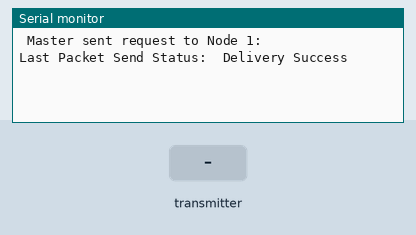
Recording of a sketch running on a simulated ESP32. Shown: the last lines printed to the serial monitor. Inputs (shaded band) come from the test bench.

Above: at 1.2 s.
1.3 s: the transmitter starts sending id = 0
At 1.61 s:
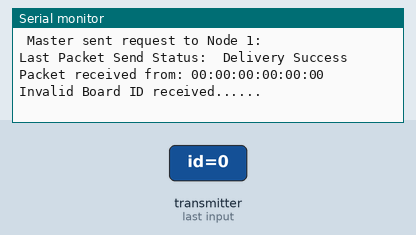
2.8 s: the transmitter starts sending id = 1
At 3.11 s:
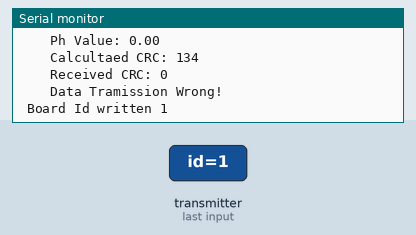
4.3 s: the transmitter starts sending id = 2
At 4.61 s:
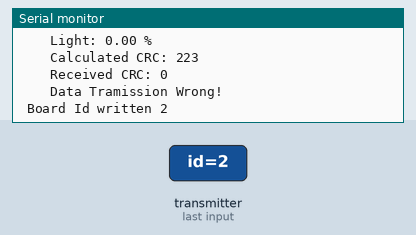
5.8 s: the transmitter starts sending id = 4
At 6.61 s:
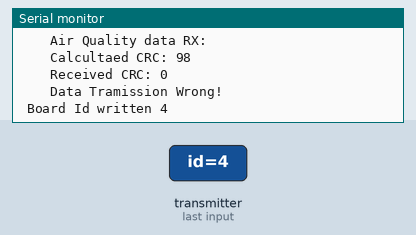
7.3 s: the transmitter starts sending id = 3
At 7.61 s:
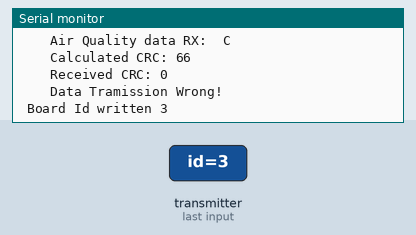
8.8 s: the transmitter starts sending b = 25
Timing chart, 0 to 11.3 s (numbered marks = the images above; inputs shaded):
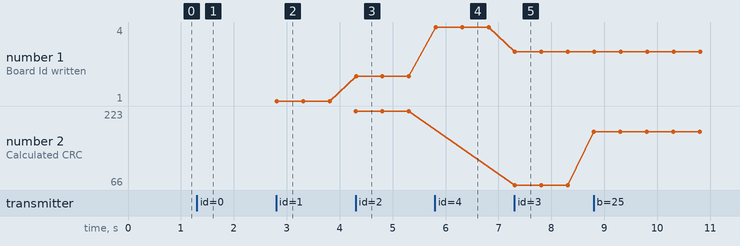

Measured:
- after the input at 1.3 s, the serial monitor: prints a new line at once (image 1)
- after the input at 2.8 s, the serial monitor: prints a new line at once (image 2)
- after the input at 4.3 s, the serial monitor: prints a new line at once (image 3)
- after the input at 5.8 s, the serial monitor: prints a new line at once (image 4)
- after the input at 7.3 s, the serial monitor: prints a new line at once (image 5)
- plotted number 1: 1 → 2 after the input at 4.3 s, 4 → 3 after the input at 7.3 s
- plotted number 2: 223 → 66 after the input at 7.3 s, 66 → 179 after the input at 8.8 s

The sketch:

sketch_oct30b_1slaverxanduarttx.ino
```cpp
//receiver code
#include <esp_now.h>
#include <WiFi.h>
#include <HardwareSerial.h>
#include <BlynkSimpleEsp32.h>
HardwareSerial SerialPort(2); //use UART2

#define UART_TX_PIN 43
#define UART_RX_PIN 44
#define BAUD_RATE 115200

// Structure example to receive data
// Must match the sender structure
typedef struct struct_message
{
    int id;
    // char a[32];
    float b;
    float c;
    char dataRx[36];
    float d;
    // uint8_t crc; //CRC for error checking
    // bool d;
} struct_message;

typedef struct UART_message
{
    int id;
    float b;
    float c;
    char string[36];
    float d;
    uint8_t CRC_checksum; //CRC for error checking
    // bool d;
} UART_message;
UART_message dataUARTSend;
// Create a struct_message called myData
struct_message myData;
struct_message sender1;
struct_message sender2;
struct_message sender3;
struct_message sender4;
struct_message sender5;

typedef struct MasterMessage
{
    char boardIDChar;
}SMasterMessage;

SMasterMessage masterMSG;
BlynkTimer timer;
int flagCheck = 0, receiverFlag = 0;
esp_now_peer_info_t peerInfo;
esp_now_peer_info_t peerInfo2;
// Create an array with all the structures
struct_message boardsStruct[5] = {sender1, sender2, sender3, sender4, sender5};
uint8_t broadcastAddressSlave1Node[] = {0x34, 0x85, 0x18, 0x91, 0xC7, 0x90}; //tempslavemacadd
uint8_t broadcastAddressSlave2Node[] = {0x35, 0x85, 0x18, 0x91, 0xC0, 0x6C};

/*------------------ CRC-8 Calculation-----------------------*/
// CRC-8 lookup table for polynomial 0x8C (reverse of 0x31)
const uint8_t crc8_table[256] = {
    0x00, 0x8C, 0x31, 0xBD, 0x45, 0xC9, 0x74, 0xF8, 0x8A, 0x06, 0xBB, 0x37, 0xCF, 0x43, 0xFE, 0x72,
    0x29, 0xA5, 0x18, 0x94, 0x6C, 0xE0, 0x5D, 0xD1, 0xA3, 0x2F, 0x92, 0x1E, 0xE6, 0x6A, 0xD7, 0x5B,
    0x52, 0xDE, 0x63, 0xEF, 0x17, 0x9B, 0x26, 0xAA, 0xD8, 0x54, 0xE9, 0x65, 0x9D, 0x11, 0xAC, 0x20,
    0x7B, 0xF7, 0x4A, 0xC6, 0x3E, 0xB2, 0x0F, 0x83, 0xF1, 0x7D, 0xC0, 0x4C, 0xB4, 0x38, 0x85, 0x09,
    0xA4, 0x28, 0x95, 0x19, 0xE1, 0x6D, 0xD0, 0x5C, 0x2E, 0xA2, 0x1F, 0x93, 0x6B, 0xE7, 0x5A, 0xD6,
    0x8D, 0x01, 0xBC, 0x30, 0xC8, 0x44, 0xF9, 0x75, 0x07, 0x8B, 0x36, 0xBA, 0x42, 0xCE, 0x73, 0xFF,
    0xF6, 0x7A, 0xC7, 0x4B, 0xB3, 0x3F, 0x82, 0x0E, 0x7C, 0xF0, 0x4D, 0xC1, 0x39, 0xB5, 0x08, 0x84,
    0xDF, 0x53, 0xEE, 0x62, 0x9A, 0x16, 0xAB, 0x27, 0x55, 0xD9, 0x64, 0xE8, 0x10, 0x9C, 0x21, 0xAD,
    0x91, 0x1D, 0xA0, 0x2C, 0xD4, 0x58, 0xE5, 0x69, 0x1B, 0x97, 0x2A, 0xA6, 0x5E, 0xD2, 0x6F, 0xE3,
    0xB8, 0x34, 0x89, 0x05, 0xFD, 0x71, 0xCC, 0x40, 0x32, 0xBE, 0x03, 0x8F, 0x77, 0xFB, 0x46, 0xCA,
    0xC3, 0x4F, 0xF2, 0x7E, 0x86, 0x0A, 0xB7, 0x3B, 0x49, 0xC5, 0x78, 0xF4, 0x0C, 0x80, 0x3D, 0xB1,
    0xEA, 0x66, 0xDB, 0x57, 0xAF, 0x23, 0x9E, 0x12, 0x60, 0xEC, 0x51, 0xDD, 0x25, 0xA9, 0x14, 0x98,
    0x21, 0xAD, 0x10, 0x9C, 0x64, 0xE8, 0x55, 0xD9, 0xAB, 0x27, 0x9A, 0x16, 0xEE, 0x62, 0xDF, 0x53,
    0x08, 0x84, 0x39, 0xB5, 0x4D, 0xC1, 0x7C, 0xF0, 0x82, 0x0E, 0xB3, 0x3F, 0xC7, 0x4B, 0xF6, 0x7A,
    0x73, 0xFF, 0x42, 0xCE, 0x36, 0xBA, 0x07, 0x8B, 0xF9, 0x75, 0xC8, 0x44, 0xBC, 0x30, 0x8D, 0x01,
    0x5A, 0xD6, 0x6B, 0xE7, 0x1F, 0x93, 0x2E, 0xA2, 0xD0, 0x5C, 0xE1, 0x6D, 0x95, 0x19, 0xA4, 0x28
};

// Function to calculate CRC-8
uint8_t calculateCRC8(const void* data, size_t length)
{
    uint8_t crc = 0;
    uint8_t* buffer = (uint8_t*)data;

    for (size_t i = 0; i < length; i++)
    {
        crc = crc8_table[crc ^ buffer[i]];
    }

    return crc;
}

// callback function that will be executed when data is received
void OnDataRecv(const uint8_t * mac_addr, const uint8_t *incomingData, int len)
{
    char macStr[18];
    Serial.print("Packet received from: ");
    snprintf(macStr, sizeof(macStr), "%02x:%02x:%02x:%02x:%02x:%02x",
            mac_addr[0], mac_addr[1], mac_addr[2], mac_addr[3], mac_addr[4], mac_addr[5]);
    Serial.println(macStr);
    memcpy(&myData, incomingData, sizeof(myData));
    uint8_t ReceivedCRC = incomingData [len - 1];
    uint8_t calculatedCRC;
    int CRCCheckSum;
    byte* byteArray;
    receiverFlag = 1;
    int id = myData.id;
    /**********----Process different types of incoming data----**********/
    switch (id)
    {

        case 2:
            // Calculate CRC-8 for the received data
            calculatedCRC = calculateCRC8(&myData, sizeof(myData));  // Mind how many data types are sent, //Board ID 2
            boardsStruct[myData.id-1].b = myData.b;

           // boardsStruct[myData.id-1].c = myData.c;
            Serial.printf("    Board ID %u: %u bytes\n", myData.id, len);
            Serial.printf("    Light: %.2f %%\n", boardsStruct[myData.id-1].b);
            Serial.printf("    Calculated CRC: %d \n", calculatedCRC);
            Serial.printf("    Received CRC: %d \n", ReceivedCRC);
            if (calculatedCRC == ReceivedCRC){
                Serial.printf("    Data Tramission Right!");
                CRCCheckSum = 1;
            }
            else
            {
                Serial.printf("    Data Tramission Wrong!");
                CRCCheckSum = 0;
            }
            Serial.println();

            // UART Data Transmission
            dataUARTSend.id = myData.id;
            dataUARTSend.b = boardsStruct[myData.id-1].b;
            //dataUARTSend.b = myDataRx;
            //dataUARTSend.c=boardsStruct[myData.id-1].c;
            dataUARTSend.CRC_checksum = CRCCheckSum;
            byteArray = reinterpret_cast<byte*>(&dataUARTSend);
            Serial.printf(" Board Id written %d\n", dataUARTSend.id);
            SerialPort.write(byteArray, sizeof(dataUARTSend));
            receiverFlag = 0;
            break;


        case 1:
            calculatedCRC = calculateCRC8(&myData, sizeof(myData));  // Mind how many data types are sent,//Board ID 1
            boardsStruct[myData.id-1].b = myData.b;
            boardsStruct[myData.id-1].c = myData.c;
            boardsStruct[myData.id-1].d = myData.d;

            //myDataRx2= myData.b;
            //boardsStruct[myData.id-1].c = myData.c;
            Serial.printf("    Board ID %u: %u bytes from temperature sensor\n", myData.id, len);
            Serial.printf("    Temperature Value: %.2f C\n", boardsStruct[myData.id-1].b);
            Serial.printf("    Water level: %.2f\n", boardsStruct[myData.id-1].c);
            Serial.printf("    Ph Value: %.2f\n", boardsStruct[myData.id-1].d);
            Serial.printf("    Calcultaed CRC: %d \n", calculatedCRC);
            Serial.printf("    Received CRC: %d \n", ReceivedCRC);
            if (calculatedCRC == ReceivedCRC)
            {
                Serial.printf("    Data Tramission Right!");
                CRCCheckSum = 1;
            }
            else
            {
                Serial.printf("    Data Tramission Wrong!");
                CRCCheckSum = 0;
            }
            Serial.println();

            dataUARTSend.id = myData.id;
            dataUARTSend.b = boardsStruct[myData.id-1].b;
            dataUARTSend.c = boardsStruct[myData.id-1].c;
            dataUARTSend.d = boardsStruct[myData.id-1].d;
            dataUARTSend.CRC_checksum = CRCCheckSum;
            byteArray = reinterpret_cast<byte*>(&dataUARTSend);
            Serial.printf(" Board Id written %d\n", dataUARTSend.id);
            SerialPort.write(byteArray, sizeof(dataUARTSend));
            receiverFlag = 0;
            break;

        case 4:
            calculatedCRC = calculateCRC8(&myData, sizeof(myData));  // Mind how many data types are sent,//Board ID 4
            boardsStruct[myData.id-1].b = myData.b;
            strcpy(boardsStruct[myData.id-1].dataRx, myData.dataRx);
            //myDataRx2= myData.b;
            //boardsStruct[myData.id-1].c = myData.c;
            Serial.printf("    Board ID %u: %u bytes from Dust and Air Quality Sensor\n", myData.id, len);
            Serial.printf("    Dust Value: %.2f\n", boardsStruct[myData.id-1].b);
            Serial.printf("    Air Quality data RX: %s \n", boardsStruct[myData.id-1].dataRx);

            Serial.printf("    Calcultaed CRC: %d \n", calculatedCRC);
            Serial.printf("    Received CRC: %d \n", ReceivedCRC);
            if (calculatedCRC == ReceivedCRC)
            {
                Serial.printf("    Data Tramission Right!");
                CRCCheckSum = 1;
            }
            else
            {
                Serial.printf("    Data Tramission Wrong!");
                CRCCheckSum = 0;
            }
            Serial.println();

            dataUARTSend.id = myData.id;
            dataUARTSend.b = boardsStruct[myData.id-1].b;
            strcpy(dataUARTSend.string, boardsStruct[myData.id-1].dataRx);
            dataUARTSend.CRC_checksum = CRCCheckSum;
            byteArray = reinterpret_cast<byte*>(&dataUARTSend);
            Serial.printf(" Board Id written %d\n", dataUARTSend.id);
            SerialPort.write(byteArray,sizeof(dataUARTSend));
            receiverFlag = 0;
            break;

        case 3:
            calculatedCRC = calculateCRC8(&myData, sizeof(myData));  // Mind how many data types are sent,//Board ID 3
            strcpy(boardsStruct[myData.id-1].dataRx, myData.dataRx);
            //myDataRx2= myData.b;
            //boardsStruct[myData.id-1].c = myData.c;
            Serial.printf("    Board ID %u: %u bytes from Air Quality sensor\n", myData.id, len);
            Serial.printf("    Air Quality data RX: %s C\n", boardsStruct[myData.id-1].dataRx);
            Serial.printf("    Calculated CRC: %d \n", calculatedCRC);
            Serial.printf("    Received CRC: %d \n", ReceivedCRC);
            if (calculatedCRC == ReceivedCRC)
            {
                Serial.printf("    Data Tramission Right!");
                CRCCheckSum = 1;
            }
            else
            {
                Serial.printf("    Data Tramission Wrong!");
                CRCCheckSum = 0;
            }
            Serial.println();

            dataUARTSend.id = myData.id;
            strcpy(dataUARTSend.string, boardsStruct[myData.id-1].dataRx);
            dataUARTSend.CRC_checksum = CRCCheckSum;
            byteArray = reinterpret_cast<byte*>(&dataUARTSend);
            Serial.printf(" Board Id written %d\n", dataUARTSend.id);
            SerialPort.write(byteArray,sizeof(dataUARTSend));
            receiverFlag = 0;
            break;

        case 5:
            calculatedCRC = calculateCRC8(&myData, sizeof(myData));  // Mind how many data types are sent,//Board ID 5
            boardsStruct[myData.id-1].b = myData.b;
            //myDataRx2= myData.b;
            //boardsStruct[myData.id-1].c = myData.c;
            Serial.printf("    Board ID %u: %u bytes from Water Level sensor\n", myData.id, len);
            Serial.printf("    Water Value: %.2f C\n", boardsStruct[myData.id-1].b);
            Serial.printf("    Calcultaed CRC: %d \n", calculatedCRC);
            Serial.printf("    Received CRC: %d \n", ReceivedCRC);
            if (calculatedCRC == ReceivedCRC)
            {
                Serial.printf("    Data Tramission Right!");
                CRCCheckSum = 1;
            }
            else
            {
                Serial.printf("    Data Tramission Wrong!");
                CRCCheckSum = 0;
            }
            Serial.println();

            dataUARTSend.id = myData.id;
            dataUARTSend.b = boardsStruct[myData.id-1].b;
            dataUARTSend.CRC_checksum = CRCCheckSum;
            byteArray = reinterpret_cast<byte*>(&dataUARTSend);
            Serial.printf(" Board Id written %d\n", dataUARTSend.id);
            SerialPort.write(byteArray,sizeof(dataUARTSend));
            receiverFlag = 0;
            break;


        default:
            Serial.printf("Invalid Board ID received......");
            receiverFlag = 0;
            break;

    }

}

// callback when data is sent
void OnDataSent(const uint8_t *mac_addr, esp_now_send_status_t status)
{
    Serial.print("\r\nLast Packet Send Status:\t");
    Serial.println(status == ESP_NOW_SEND_SUCCESS ? "Delivery Success" : "Delivery Fail");
}

void updateBoardDetails()
{
    if(masterMSG.boardIDChar == '1')
    {
        masterMSG.boardIDChar = '4';
        flagCheck = 0;
    }
    else
    {
        masterMSG.boardIDChar = '1';
        flagCheck = 0;
    }
}

void setup()
{
    // Initialize Serial Monitor
    Serial.begin(115200);
    Serial.begin(BAUD_RATE);
    SerialPort.begin(BAUD_RATE, SERIAL_8N1, UART_RX_PIN, UART_TX_PIN);
    // Set device as a Wi-Fi Station
    WiFi.mode(WIFI_STA);

    // Init ESP-NOW
    if (esp_now_init() != ESP_OK)
    {
        Serial.println("Error initializing ESP-NOW");
        return;
    }
    // Setup a function to be called every 5 second
    timer.setInterval(2000L, updateBoardDetails);
    // Once ESPNow is successfully Init, we will register for Send CB to
    // get the status of Trasnmitted packet
    esp_now_register_send_cb(OnDataSent);

    // Register peer
    memcpy(peerInfo.peer_addr, broadcastAddressSlave1Node, 6);
    peerInfo.channel = 0;
    peerInfo.encrypt = false;

    // Add peer
    if (esp_now_add_peer(&peerInfo) != ESP_OK)
    {
        Serial.println("Failed to add peer");
        return;
    }

        // Register peer
    memcpy(peerInfo2.peer_addr, broadcastAddressSlave2Node, 6);
    peerInfo2.channel = 1;
    peerInfo2.encrypt = false;

    // Add peer
    if (esp_now_add_peer(&peerInfo2) != ESP_OK)
    {
        Serial.println("Failed to add peer");
        return;
    }
    masterMSG.boardIDChar = '1';

    // Once ESPNow is successfully Init, we will register for recv CB to
    // get recv packer info
    esp_now_register_recv_cb(OnDataRecv);


}

void loop()
{
    //constantly interate and receive data from sensors
    //Serial.printf(" %d %d\n", flagCheck, receiverFlag);
    if((flagCheck == 0) && (receiverFlag == 0))
    {
        // Calculate CRC
        uint8_t CRC = calculateCRC8(&masterMSG, sizeof(masterMSG));

        // Send data including CRC using ESP-NOW
        //create array of payload plus CRC
        uint8_t dataToSend[sizeof(masterMSG) + 1];

        //copy myData to this new array created
        memcpy(dataToSend, &masterMSG, sizeof(masterMSG));

        //add CRC to last index
        dataToSend[sizeof(masterMSG)] = CRC;

        if(masterMSG.boardIDChar == '1')
        {
            esp_err_t result = esp_now_send(broadcastAddressSlave1Node, dataToSend, sizeof(dataToSend));

            if (result == ESP_OK)
            {
                Serial.printf(" Master sent request to Node %c: ", masterMSG.boardIDChar);
            }
            else
            {
                Serial.println("Error sending the data");
            }
        }
        else if(masterMSG.boardIDChar == '4')
        {
            esp_err_t result = esp_now_send(broadcastAddressSlave2Node, dataToSend, sizeof(dataToSend));

            if (result == ESP_OK)
            {
                Serial.printf(" Master sent request to Node %c: ", masterMSG.boardIDChar);
           }
            else
           {
                Serial.println("Error sending the data");
            }
        }
        //delay(1000);
        flagCheck = 1;
        //receiverFlag = 1;
    }
    timer.run();

}
```
